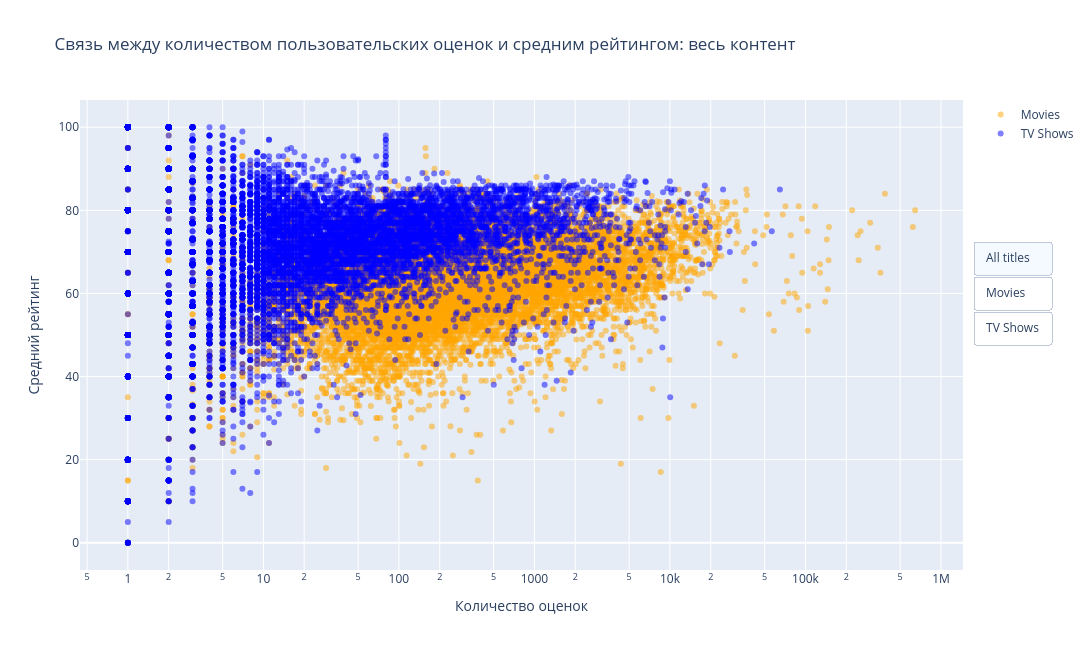

The notebook cell saved with this chart:
### Markdown cell above
1) У подавляющегося числа тайтлов число оценок относительно небольшое. 
2) Основная масса контента воспринимается пользователями положительно.

Каталог Netflix, вероятно, сочетает небольшое число массовых хитов с большим объемом нишевого, но приемлемо оцененного контента. Для платформы это означает потенциал роста не только через производство новых хитов, но и через более эффективное продвижение уже существующих качественных тайтлов с низкой вовлеченностью аудитории.

### Code cell
rating_relation = dataset[dataset['user_rating_size'] > 0][['user_rating_size', 'user_rating_score', 'type']].dropna(subset=['user_rating_size', 'user_rating_score', 'type']).copy()

fig = go.Figure()

fig.add_trace(go.Scatter(x=rating_relation[rating_relation['type'] == 'Movie']['user_rating_size'], y=rating_relation[rating_relation['type'] == 'Movie']['user_rating_score'], mode='markers', name='Movies',  marker={'size' : 6, 'opacity' : 0.5, 'color' : 'orange'}))
fig.add_trace(go.Scatter(x=rating_relation[rating_relation['type'] == 'TV Show']['user_rating_size'], y=rating_relation[rating_relation['type'] == 'TV Show']['user_rating_score'], mode='markers', name='TV Shows', marker={'size' : 6, 'opacity' : 0.5, 'color' : 'blue'}))

updatemenus = {
    'type' : 'buttons',
    'direction' : 'down',
    'x' : 1.1,
    'y' : 0.7,
    'buttons' : [
        {
            'label' : 'All titles',
            'args' : [
                {'visible': [True, True]},
                {'title': 'Связь между количеством пользовательских оценок и средним рейтингом: весь контент', 'showlegend': True}
            ]
        },
        {
            'label' : 'Movies',
            'args' : [
                {'visible': [True, False]},
                {'title': 'Связь между количеством пользовательских оценок и средним рейтингом: фильмы'}
            ]
        },
        {
            'label' : 'TV Shows',
            'args' : [
                {'visible': [False, True]},
                {'title': 'Связь между количеством пользовательских оценок и средним рейтингом: сериалы'}
            ]
        },
    ]
},

fig.update_layout(title='Связь между количеством пользовательских оценок и средним рейтингом: весь контент', xaxis_title='Количество оценок', yaxis_title='Средний рейтинг', xaxis_type='log', width=1100, height=650, updatemenus=updatemenus, showlegend=True)
fig.show()

### Figure 1 — Plotly figure (JSON) as saved in the notebook; plotly's stock layout.template omitted (floating-point values rounded to 4 significant figures; data arrays with more than 128 entries replaced by an {"elided": "..."} marker saying what was removed)
{"data": [{"marker": {"color": "orange", "opacity": 0.5, "size": 6}, "mode": "markers", "name": "Movies", "type": "scatter", "x": {"elided": "15333 float values"}, "y": {"elided": "15333 float values"}}, {"marker": {"color": "blue", "opacity": 0.5, "size": 6}, "mode": "markers", "name": "TV Shows", "type": "scatter", "x": {"elided": "10298 float values"}, "y": {"elided": "10298 float values"}}], "layout": {"height": 650, "showlegend": true, "title": {"text": "Связь между количеством пользовательских оценок и средним рейтингом: весь контент"}, "updatemenus": [{"buttons": [{"args": [{"visible": [true, true]}, {"showlegend": true, "title": "Связь между количеством пользовательских оценок и средним рейтингом: весь контент"}], "label": "All titles"}, {"args": [{"visible": [true, false]}, {"title": "Связь между количеством пользовательских оценок и средним рейтингом: фильмы"}], "label": "Movies"}, {"args": [{"visible": [false, true]}, {"title": "Связь между количеством пользовательских оценок и средним рейтингом: сериалы"}], "label": "TV Shows"}], "direction": "down", "type": "buttons", "x": 1.1, "y": 0.7}], "width": 1100, "xaxis": {"title": {"text": "Количество оценок"}, "type": "log"}, "yaxis": {"title": {"text": "Средний рейтинг"}}}}
